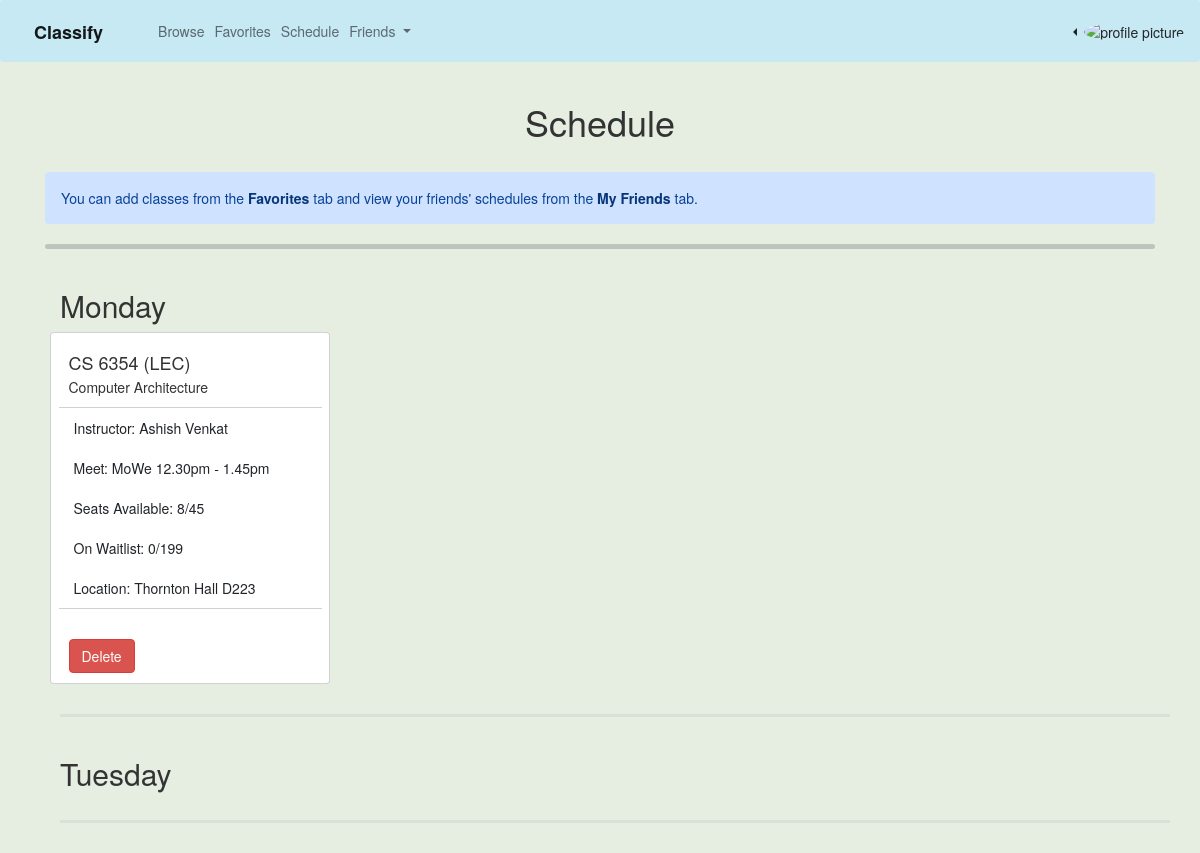
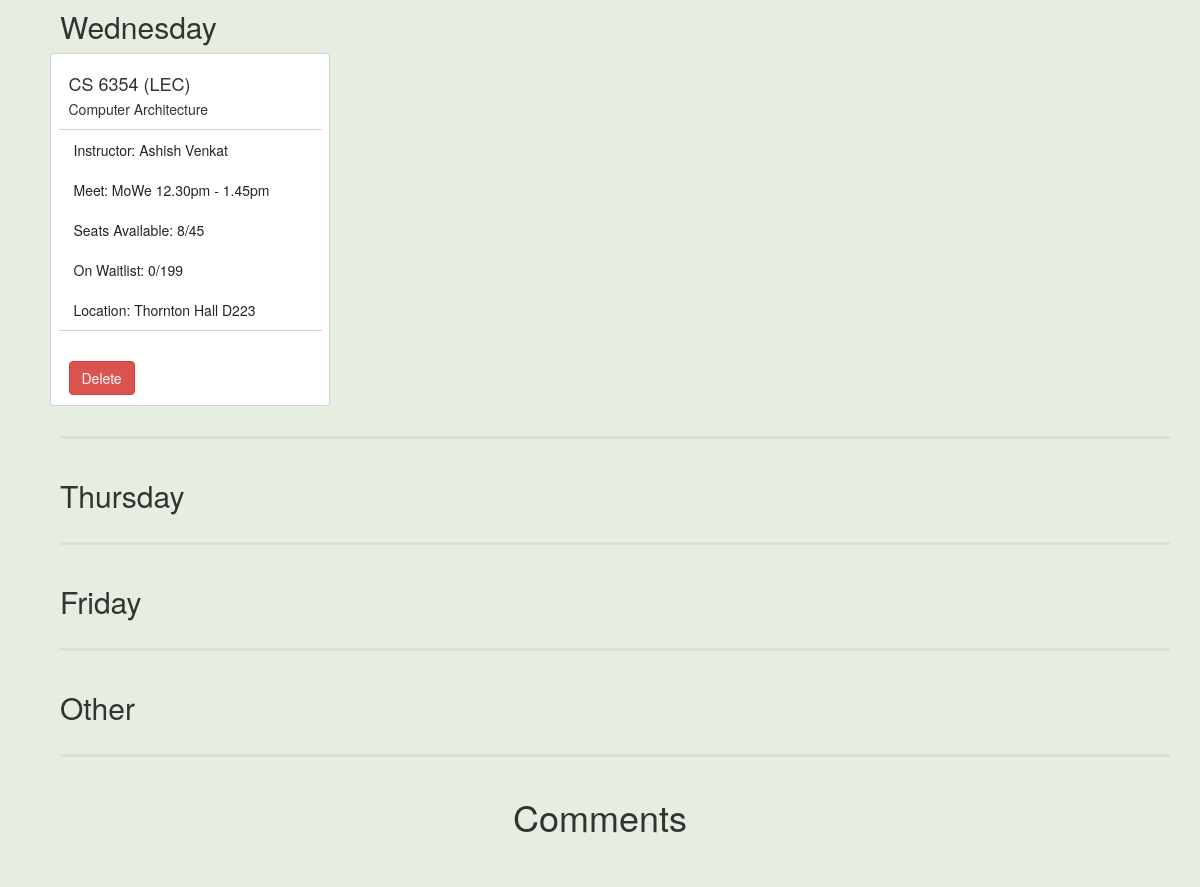
The app's page /user/schedule (signed in), older data (2 pictures, top to bottom).
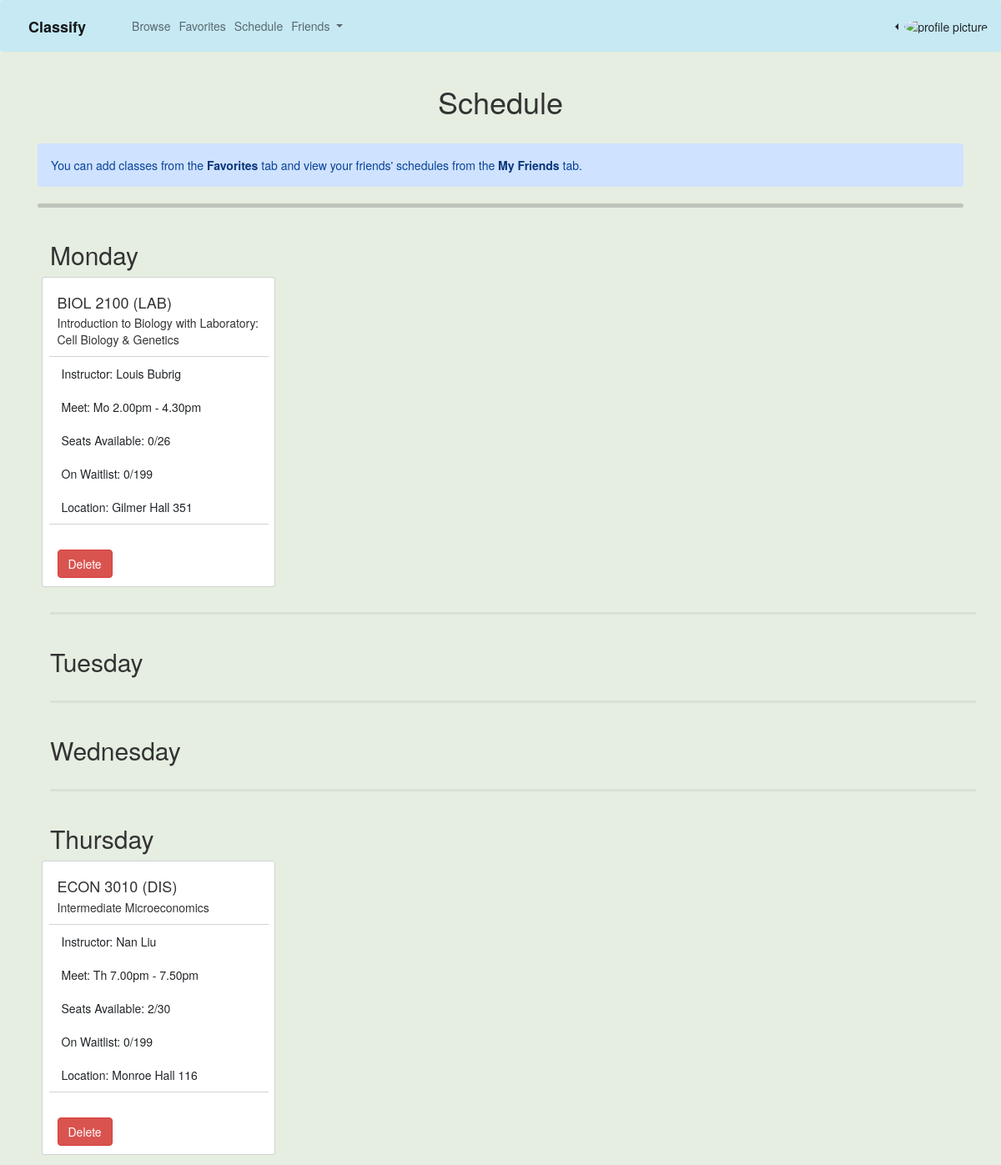
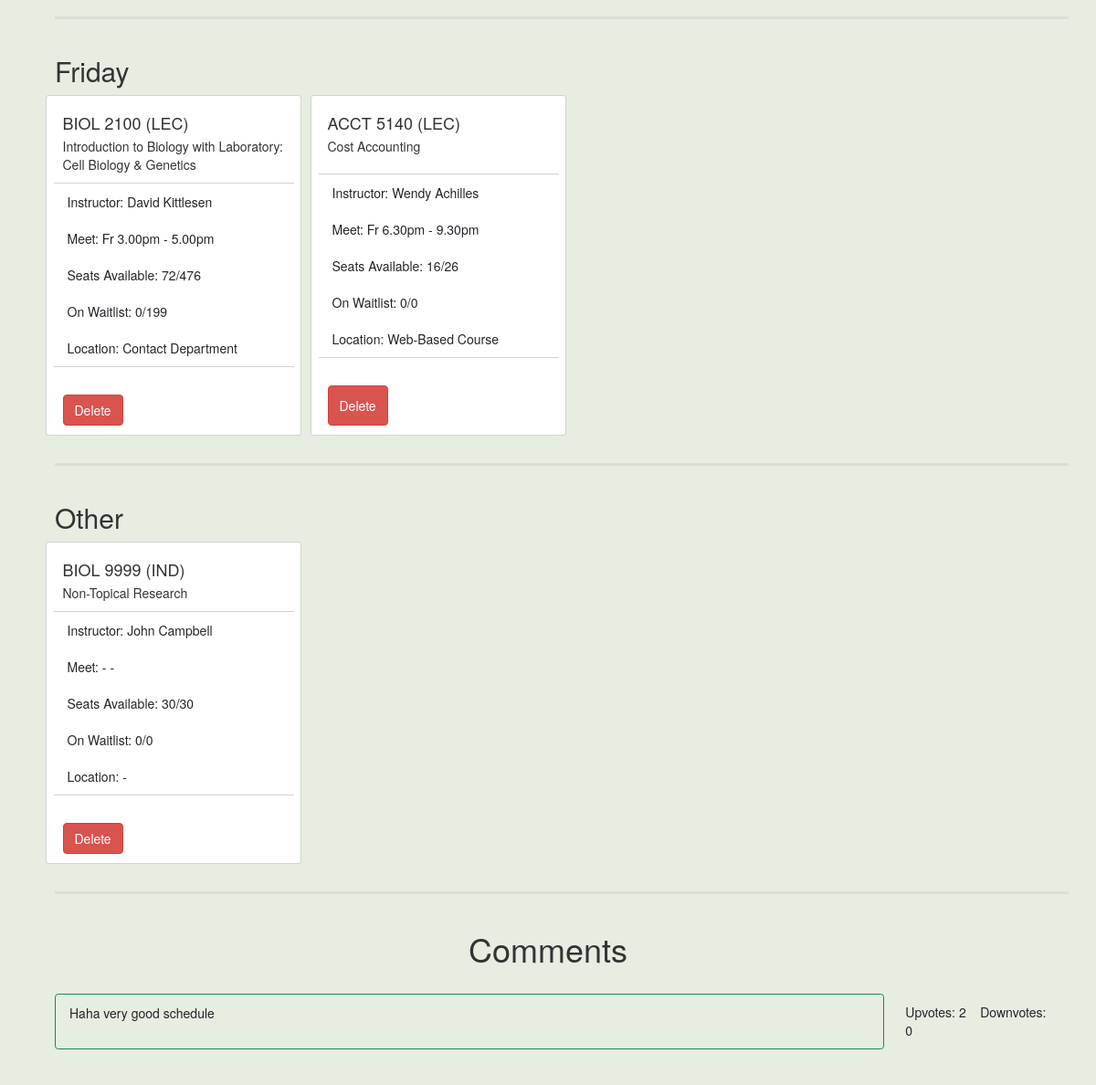
The same page, newer data (2 pictures, top to bottom).
### classify/models.py (models this page shows, shortened)
class Class(models.Model):
    instructor_name = models.CharField(max_length=200, default="")
    instructor_email = models.CharField(max_length=200, default="")
    course_number = models.IntegerField(default = 0)
    semester_code = models.IntegerField(default = 0)
    course_section = models.CharField(max_length=200, default="")
    subject = models.CharField(max_length=10, default="")
    catalog_number = models.CharField(max_length=200, default="")
    description = models.CharField(max_length=5000, default="")
    units = models.CharField(max_length=10, default="")
    component = models.CharField(max_length=10, default="")
    class_capacity = models.IntegerField(default = 0)
    wait_list = models.IntegerField(default = 0)
    wait_cap = models.IntegerField(default = 0)
    enrollment_total = models.IntegerField(default = 0)
    enrollment_available = models.IntegerField(default = 0)
    topic = models.CharField(max_length=200, default="")
    meetings_days = models.CharField(max_length=15, default="")
    meetings_start_time = models.SlugField(max_length = 10, default="")
    meetings_end_time = models.SlugField(max_length = 10, default="")
    facility_description = models.CharField(max_length=50, default="")

class Comment(models.Model):
    schedule = models.ForeignKey(Schedule, on_delete=models.CASCADE)
    content = models.CharField(max_length=5000, default="")
    ups = models.IntegerField(default = 0)
    downs = models.IntegerField(default = 0)
    voted_users = models.ManyToManyField(User)

### classify/views.py (the view, shortened to what this page needs)
# urls.py: path('user/schedule', views.schedule, name='schedule'),
def schedule(request):
    if (request.user.is_authenticated):
        monday_courses = []
        tuesday_courses = []
        wednesday_courses = []
        thursday_courses = []
        friday_courses = []
        other_courses = []
        for course in request.user.profile.schedule.courses.all():
            if "Mo" in course.meetings_days:
                monday_courses.append(course)
            if "Tu" in course.meetings_days:
                tuesday_courses.append(course)
            if "We" in course.meetings_days:
                wednesday_courses.append(course)
            if "Th" in course.meetings_days:
                thursday_courses.append(course)
            if "Fr" in course.meetings_days:
                friday_courses.append(course)
            if "Mo" not in course.meetings_days:
                if "Tu" not in course.meetings_days:
                    if "We" not in course.meetings_days:
                        if "Th" not in course.meetings_days:
                            if "Fr" not in course.meetings_days:
                                other_courses.append(course)
        monday_courses.sort(key=get_time_float_start)
        tuesday_courses.sort(key=get_time_float_start)
        wednesday_courses.sort(key=get_time_float_start)
        thursday_courses.sort(key=get_time_float_start)
        friday_courses.sort(key=get_time_float_start)
        comments = Comment.objects.filter(schedule=request.user.profile.schedule)
        return render(request, 'classify/schedule.html', {"user":request.user, "schedule": request.user.profile.schedule, 'comments':comments, "monday_courses": monday_courses, "tuesday_courses": tuesday_courses, "wednesday_courses": wednesday_courses, "thursday_courses": thursday_courses, "friday_courses": friday_courses, "other_courses": other_courses})
    else:
        return redirect("/accounts/google/login/")

### classify/views.py (called while the page is built)
def time_to_float(time_string):
    time_float = float(time_string[:len(time_string)-2])
    if("pm" in time_string and "12" not in time_string[:2]):
        time_float += 12
    if("am" in time_string and "12" in time_string[:2]):
        time_float -= 12
    return time_float

def get_time_float_start(course):
    return time_to_float(course.meetings_start_time)

### classify/templates/classify/schedule.html (shortened to what the changed rows need)
{% load socialaccount %}
{% load bootstrap5 %}
{% load static %}
<!doctype html>
<html lang="en">
  <head>
    <link href="https://cdn.jsdelivr.net/npm/bootstrap@5.2.2/dist/css/bootstrap.min.css" rel="stylesheet">
    <link href="https://netdna.bootstrapcdn.com/bootstrap/3.3.5/css/bootstrap.min.css" rel="stylesheet">
  </head>
  <body>
    {% if user.is_authenticated %}
      <div class="container">
        <h1 class="text-center">Schedule</h1>
        <br>
        <div class="alert alert-primary" role="alert" >
          You can add classes from the <a href="/classify/user" class="alert-link">Favorites</a> tab and view your friends' schedules from the <a href="/classify/user/friends" class="alert-link">My Friends</a> tab.
        </div>
        <hr class="rounded">
      </div>
      <div class="container">
        <div class="container">
          <h2>Monday</h2>
          <form method="post">
            <div class="row">
              {% for p in monday_courses %}
                <div class="card" style="width: 28rem;">
                  <div class="card-body">
                    <h4 class="card-title">{{ p.subject }} {{ p.catalog_number }} ({{ p.component }})</h4>
                    <p class="card-text">{{p.description}}</p>
                  </div>
                  <ul class="list-group list-group-flush">
                    <li class="list-group-item">Instructor: {{ p.instructor_name }}</li>
                    <li class="list-group-item">Meet: {{ p.meetings_days }} {{ p.meetings_start_time }} - {{ p.meetings_end_time }}</li>
                    <li class="list-group-item">Seats Available: {{ p.enrollment_available }}/{{ p.class_capacity }}</li>
                    <li class="list-group-item">On Waitlist: {{ p.wait_list }}/{{ p.wait_cap }}</li>
                    <li class="list-group-item">Location: {{ p.facility_description }}</li>
                  </ul>
                  <div class="card-body d-flex justify-content-between">
                    <button type = "submit" class="btn btn-danger" name = "delete_course" value={{p.course_number}} onclick="return confirm('The corresponding course in your schedule will also be deleted, are you sure to do that?')">Delete</button>
                  </div>
                </div>
              {% endfor %}
            </div>
          </form>
          <hr class="solid">
        </div>
        <div class="container">
          <h2>Tuesday</h2>
          <hr class="solid">
        </div>
        <div class="container">
          <h2>Wednesday</h2>
          <form method="post">
            <div class="row">
              {% for p in wednesday_courses %}
                <div class="card" style="width: 28rem;">
                  <div class="card-body">
                    <h4 class="card-title">{{ p.subject }} {{ p.catalog_number }} ({{ p.component }})</h4>
                    <p class="card-text">{{p.description}}</p>
                  </div>
                  <ul class="list-group list-group-flush">
                    <li class="list-group-item">Instructor: {{ p.instructor_name }}</li>
                    <li class="list-group-item">Meet: {{ p.meetings_days }} {{ p.meetings_start_time }} - {{ p.meetings_end_time }}</li>
                    <li class="list-group-item">Seats Available: {{ p.enrollment_available }}/{{ p.class_capacity }}</li>
                    <li class="list-group-item">On Waitlist: {{ p.wait_list }}/{{ p.wait_cap }}</li>
                    <li class="list-group-item">Location: {{ p.facility_description }}</li>
                  </ul>
                  <div class="card-body d-flex justify-content-between">
                    <button type = "submit" class="btn btn-danger" name = "delete_course" value={{p.course_number}} onclick="return confirm('The corresponding course in your schedule will also be deleted, are you sure to do that?')">Delete</button>
                  </div>
                </div>
              {% endfor %}
            </div>
          </form>
          <hr class="solid">
        </div>
        <div class="container">
          <h2>Thursday</h2>
          <form method="post">
            <div class="row">
              {% for p in thursday_courses %}
                <div class="card" style="width: 28rem;">
                  <div class="card-body">
                    <h4 class="card-title">{{ p.subject }} {{ p.catalog_number }} ({{ p.component }})</h4>
                    <p class="card-text">{{p.description}}</p>
                  </div>
                  <ul class="list-group list-group-flush">
                    <li class="list-group-item">Instructor: {{ p.instructor_name }}</li>
                    <li class="list-group-item">Meet: {{ p.meetings_days }} {{ p.meetings_start_time }} - {{ p.meetings_end_time }}</li>
                    <li class="list-group-item">Seats Available: {{ p.enrollment_available }}/{{ p.class_capacity }}</li>
                    <li class="list-group-item">On Waitlist: {{ p.wait_list }}/{{ p.wait_cap }}</li>
                    <li class="list-group-item">Location: {{ p.facility_description }}</li>
                  </ul>
                  <div class="card-body d-flex justify-content-between">
                    <button type = "submit" class="btn btn-danger" name = "delete_course" value={{p.course_number}} onclick="return confirm('The corresponding course in your schedule will also be deleted, are you sure to do that?')">Delete</button>
                  </div>
                </div>
              {% endfor %}
            </div>
          </form>
          <hr class="solid">
        </div>
        <div class="container">
          <h2>Friday</h2>
          <form method="post">
            <div class="row">
              {% for p in friday_courses %}
                <div class="card" style="width: 28rem;">
                  <div class="card-body">
                    <h4 class="card-title">{{ p.subject }} {{ p.catalog_number }} ({{ p.component }})</h4>
                    <p class="card-text">{{p.description}}</p>
                  </div>
                  <ul class="list-group list-group-flush">
                    <li class="list-group-item">Instructor: {{ p.instructor_name }}</li>
                    <li class="list-group-item">Meet: {{ p.meetings_days }} {{ p.meetings_start_time }} - {{ p.meetings_end_time }}</li>
                    <li class="list-group-item">Seats Available: {{ p.enrollment_available }}/{{ p.class_capacity }}</li>
                    <li class="list-group-item">On Waitlist: {{ p.wait_list }}/{{ p.wait_cap }}</li>
                    <li class="list-group-item">Location: {{ p.facility_description }}</li>
                  </ul>
                  <div class="card-body d-flex justify-content-between">
                    <button type = "submit" class="btn btn-danger" name = "delete_course" value={{p.course_number}} onclick="return confirm('The corresponding course in your schedule will also be deleted, are you sure to do that?')">Delete</button>
                  </div>
                </div>
              {% endfor %}
            </div>
          </form>
          <hr class="solid">
        </div>
        <div class="container">
          <h2>Other</h2>
          <form method="post">
            <div class="row">
              {% for p in other_courses %}
                <div class="card" style="width: 28rem;">
                  <div class="card-body">
                    <h4 class="card-title">{{ p.subject }} {{ p.catalog_number }} ({{ p.component }})</h4>
                    <p class="card-text">{{p.description}}</p>
                  </div>
                  <ul class="list-group list-group-flush">
                    <li class="list-group-item">Instructor: {{ p.instructor_name }}</li>
                    <li class="list-group-item">Meet: {{ p.meetings_days }} {{ p.meetings_start_time }} - {{ p.meetings_end_time }}</li>
                    <li class="list-group-item">Seats Available: {{ p.enrollment_available }}/{{ p.class_capacity }}</li>
                    <li class="list-group-item">On Waitlist: {{ p.wait_list }}/{{ p.wait_cap }}</li>
                    <li class="list-group-item">Location: {{ p.facility_description }}</li>
                  </ul>
                  <div class="card-body d-flex justify-content-between">
                    <button type = "submit" class="btn btn-danger" name = "delete_course" value={{p.course_number}} onclick="return confirm('The corresponding course in your schedule will also be deleted, are you sure to do that?')">Delete</button>
                  </div>
                </div>
              {% endfor %}
            </div>
          </form>
          <hr class="solid">
        </div>
      </div>
      <div class="container">
        <h1 class="d-flex justify-content-center">Comments</h1>
        <br>
        <div class="container">
          {% for comment in comments %}
            <ul class="list-group list-group-horizontal">
              <li class="list-group-item bg-transparent border-success rounded" style="width: 92rem;">{{ comment.content }}</li>
              {% if user not in comment.voted_users.all %}
                <form method="post">
                  {% csrf_token %}
                  <input type="hidden" name="friend_id" value={{ friend.id }}>
                  <input type="hidden" name="comment_up" value={{ comment.id }}>
                  <button type = "submit" class="btn" style="background-color: #bdd0b1;">Upvote</button>
                  &nbsp;
                </form>
                <form method="post">
                  {% csrf_token %}
                  <input type="hidden" name="friend_id" value={{ friend.id }}>
                  <input type="hidden" name="comment_down" value={{ comment.id }}>
                  <button type = "submit" class="btn d-flex justify-content-end" style="background-color: #bdd0b1;">Downvote</button>
                </form>
              {% else %}
                <li class="list-group-item bg-transparent border-0">Upvotes: {{comment.ups}} &nbsp;&nbsp; Downvotes: {{comment.downs}}
              {% endif %}
            </ul>
          {% endfor %}
          <br>
        </div>
    {% else %}
      <a href="{% provider_login_url 'google' %}">Login with Google</a>
    {% endif %}
  </body>
</html>

Row changes from the older to the newer data that the page shows:
no longer on this page (row unchanged): Class: subject "CS", catalog_number "6354", component "LEC", description "Computer Architecture", instructor_name "Ashish Venkat", meetings_days "MoWe", meetings_start_time "12.30pm", meetings_end_time "1.45pm", enrollment_available "8", class_capacity "45", wait_list "0", wait_cap "199", facility_description "Thornton Hall D223", {{ p.course_number }} 16233 (drawn)
added Class: subject "BIOL", catalog_number "2100", component "LAB", description "Introduction to Biology with Laboratory: Cell Biology & Genetics", instructor_name "Louis Bubrig", meetings_days "Mo", meetings_start_time "2.00pm", meetings_end_time "4.30pm", enrollment_available "0", class_capacity "26", wait_list "0", wait_cap "199", facility_description "Gilmer Hall 351", {{ p.course_number }} 12013 (drawn), shown under "Monday"
now on this page (row unchanged): Class: subject "ECON", catalog_number "3010", component "DIS", description "Intermediate Microeconomics", instructor_name "Nan Liu", meetings_days "Th", meetings_start_time "7.00pm", meetings_end_time "7.50pm", enrollment_available "2", class_capacity "30", wait_list "0", wait_cap "199", facility_description "Monroe Hall 116", {{ p.course_number }} 12250 (drawn), shown under "Thursday"
added Class: subject "BIOL", catalog_number "2100", component "LEC", description "Introduction to Biology with Laboratory: Cell Biology & Genetics", instructor_name "David Kittlesen", meetings_days "Fr", meetings_start_time "3.00pm", meetings_end_time "5.00pm", enrollment_available "72", class_capacity "476", wait_list "0", wait_cap "199", facility_description "Contact Department", {{ p.course_number }} 10935 (drawn), shown under "Friday"
now on this page (row unchanged): Class: subject "ACCT", catalog_number "5140", component "LEC", description "Cost Accounting", instructor_name "Wendy Achilles", meetings_days "Fr", meetings_start_time "6.30pm", meetings_end_time "9.30pm", enrollment_available "16", class_capacity "26", wait_list "0", wait_cap "0", facility_description "Web-Based Course", {{ p.course_number }} 20704 (drawn), shown under "Friday"
added Class: subject "BIOL", catalog_number "9999", component "IND", description "Non-Topical Research", instructor_name "John Campbell", meetings_days "-", enrollment_available "30", class_capacity "30", wait_list "0", wait_cap "0", facility_description "-", {{ p.course_number }} 12768 (drawn), shown under "Other"
added Comment: content "Haha very good schedule", ups "2", downs "0"
